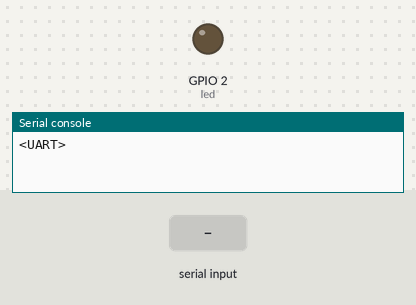
A program run on a simulated ESP32 board running MicroPython. Parts: output pins drawn as LEDs (lit = HIGH), the last lines printed to the serial console. The inputs (shaded band) are chosen by the test bench.

Above: at 1.2 s.
1.3 s: "on\n" received over the second serial link
At 2.0 s:
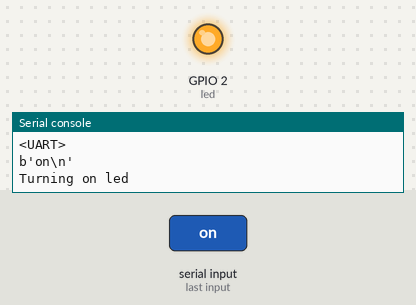
2.8 s: "off\n" received over the second serial link
At 3.1 s:
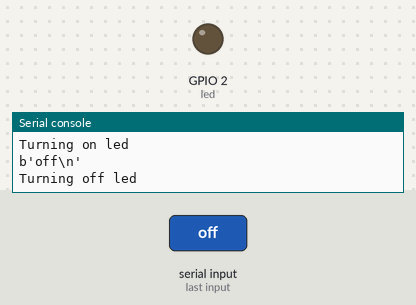
Timing chart, 0 to 5.8 s (numbered marks = the images above; inputs shaded):
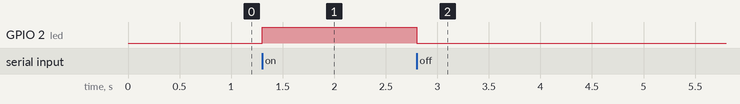

Measured:
- after the input at 1.3 s, GPIO 2 (led): LOW → HIGH at once
- after the input at 2.8 s, GPIO 2 (led): HIGH → LOW at once

The program:

esp32-uart-example.py
```python
'''
we will learn how to use the UART serial of ESP32 in MicroPython.

read the data from uart:
on -  command - turn on in built led
off - command - turn off in built led
rest of the data - Invalid
'''

from machine import UART,Pin
from time import sleep
led = Pin(2,Pin.OUT)

uart = UART(2,115200)
print(uart)

strmsg = " "
while True:
    if uart.any() > 0:
        strmsg = uart.read()
        print(strmsg)
        if 'on' in strmsg:
            uart.write("Turning on led\r\n")
            print("Turning on led")
            led.on()
        elif 'off' in strmsg:
            uart.write("Turning off led\r\n")
            print("Turning off led")
            led.off()
        elif '\r' in strmsg:
            continue
        else:
            uart.write("Invalid Command\r\n")
            print("Invalid command")
```
